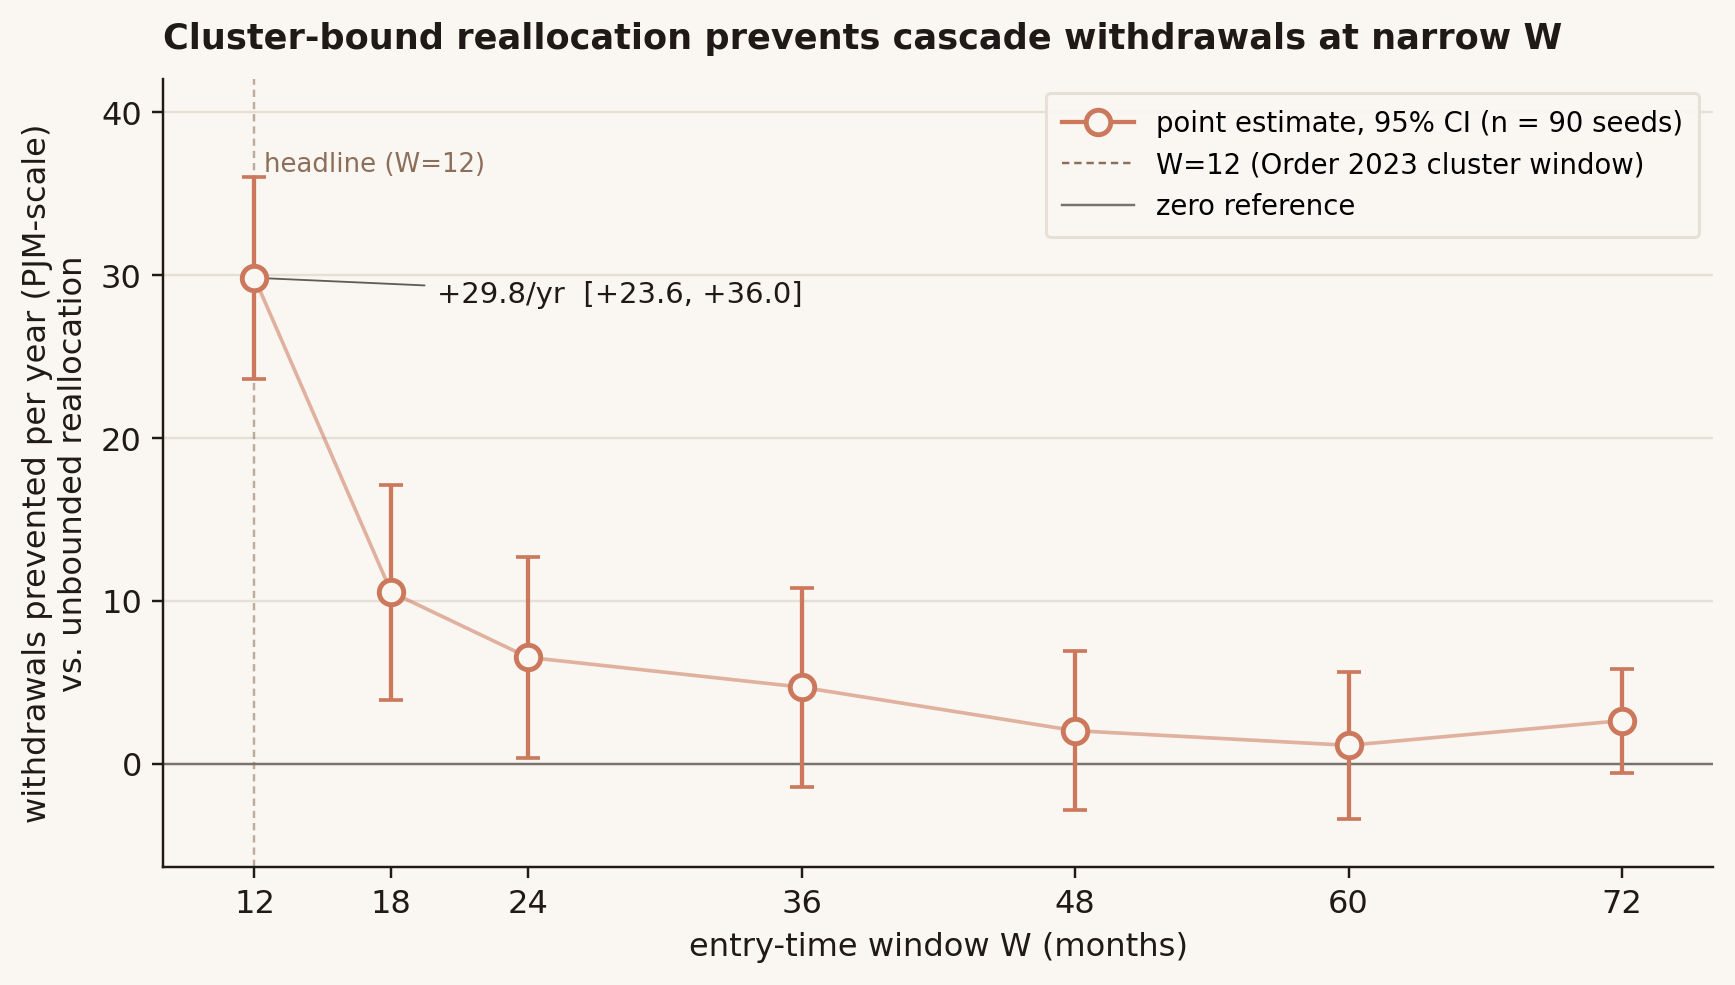

Here is the Python script that generated this plot:
"""Figure 3: Cluster-bounded reallocation — withdrawals prevented per year vs.
the entry-time window W (months). PJM-scale, 90 seeds.

Single-panel scatter with 95% CI bars at each W ∈ {12, 18, 24, 36, 48, 60, 72}.
Horizontal reference at zero; vertical reference at W=12 (headline).

Reads:  ABM/full_abm/output/cluster_bound_prevention.csv
Writes: paper_figures/fig3_cluster_bound_prevention.{pdf,png}
"""
from __future__ import annotations
import os
import numpy as np
import pandas as pd
import matplotlib.pyplot as plt
from matplotlib.lines import Line2D

ROOT = os.path.dirname(os.path.dirname(os.path.abspath(__file__)))
PREV_CSV = os.path.join(ROOT, "ABM/full_abm/output/cluster_bound_prevention.csv")
OUT_PDF = os.path.join(ROOT, "paper_figures/fig3_cluster_bound_prevention.pdf")
OUT_PNG = os.path.join(ROOT, "paper_figures/fig3_cluster_bound_prevention.png")

CREAM = "#FAF7F2"
INK   = "#1F1A17"
GRID  = "#E6DFD5"
CORAL = "#CC785C"
BROWN = "#8C6F5A"


def main():
    df = pd.read_csv(PREV_CSV).sort_values("W").reset_index(drop=True)

    plt.rcParams.update({
        "font.family": "DejaVu Sans",
        "font.size": 10.5,
        "axes.edgecolor": INK,
        "axes.labelcolor": INK,
        "xtick.color": INK,
        "ytick.color": INK,
        "axes.linewidth": 0.8,
        "axes.spines.top": False,
        "axes.spines.right": False,
    })

    fig, ax = plt.subplots(figsize=(8.0, 4.6))
    fig.patch.set_facecolor(CREAM)
    ax.set_facecolor(CREAM)
    ax.yaxis.grid(True, color=GRID, linewidth=0.8, zorder=0)
    ax.set_axisbelow(True)

    # Reference lines
    ax.axhline(0.0, color=INK, linewidth=0.8, alpha=0.55, zorder=1)
    ax.axvline(12.0, color=BROWN, linewidth=0.8, alpha=0.55,
               linestyle=(0, (3, 2)), zorder=1)

    W = df["W"].to_numpy()
    y = df["prev_per_year_pjm"].to_numpy()
    se = df["prev_per_year_pjm_se"].to_numpy()
    yerr = 1.96 * se

    # Connecting line (visual aid)
    ax.plot(W, y, color=CORAL, linewidth=1.2, alpha=0.55,
            zorder=2)

    # CI bars + points
    ax.errorbar(W, y, yerr=yerr, fmt="none", ecolor=CORAL,
                elinewidth=1.4, capsize=4, capthick=1.2, zorder=3)
    ax.plot(W, y, linestyle="none",
            marker="o", markersize=8,
            markerfacecolor=CREAM, markeredgecolor=CORAL,
            markeredgewidth=1.6, zorder=4)

    # Headline label at W=12
    w12 = df.loc[df["W"] == 12].iloc[0]
    ax.annotate(f"+{w12['prev_per_year_pjm']:.1f}/yr  "
                rf"[{w12['prev_per_year_pjm_lo']:+.1f}, {w12['prev_per_year_pjm_hi']:+.1f}]",
                xy=(12, w12["prev_per_year_pjm"]),
                xytext=(20, w12["prev_per_year_pjm"] - 1.5),
                fontsize=9.5, color=INK,
                arrowprops=dict(arrowstyle="-", color=INK, lw=0.6, alpha=0.7))

    ax.text(12.4, ax.get_ylim()[1] if False else 36, "headline (W=12)",
            fontsize=8.5, color=BROWN, ha="left", va="bottom",
            rotation=0)

    # Axes
    ax.set_xticks([12, 18, 24, 36, 48, 60, 72])
    ax.set_xlim(8, 76)
    ax.set_xlabel("entry-time window W (months)", fontsize=10.5, color=INK)
    ax.set_ylabel("withdrawals prevented per year (PJM-scale)\n"
                  "vs. unbounded reallocation",
                  fontsize=10.5, color=INK)
    y_lo = min(0, (y - yerr).min()) - 3
    y_hi = (y + yerr).max() + 6
    ax.set_ylim(y_lo, y_hi)

    # Legend
    legend_handles = [
        Line2D([0], [0], color=CORAL, lw=1.4, marker="o", markersize=8,
               markerfacecolor=CREAM, markeredgecolor=CORAL,
               markeredgewidth=1.6,
               label="point estimate, 95% CI (n = 90 seeds)"),
        Line2D([0], [0], color=BROWN, lw=0.8, linestyle=(0, (3, 2)),
               label="W=12 (Order 2023 cluster window)"),
        Line2D([0], [0], color=INK, lw=0.8, alpha=0.6,
               label="zero reference"),
    ]
    leg = ax.legend(handles=legend_handles, loc="upper right",
                    frameon=True, framealpha=0.95,
                    edgecolor=GRID, fontsize=9, handlelength=2.6,
                    borderpad=0.6)
    leg.get_frame().set_facecolor(CREAM)

    ax.set_title(
        "Cluster-bound reallocation prevents cascade withdrawals at narrow W",
        fontsize=11.5, color=INK, loc="left", pad=10, weight="bold")

    fig.tight_layout()
    fig.savefig(OUT_PDF, facecolor=CREAM, bbox_inches="tight")
    fig.savefig(OUT_PNG, facecolor=CREAM, dpi=220, bbox_inches="tight")
    print(f"wrote {OUT_PDF}")
    print(f"wrote {OUT_PNG}")


if __name__ == "__main__":
    main()
